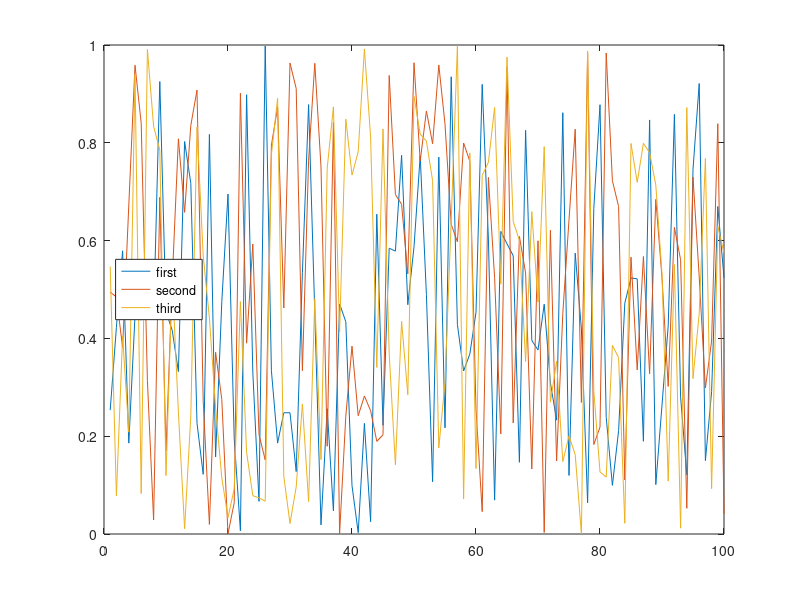

Write MATLAB code to recreate this figure.
function result = test_legend_010
result = false;
a = figure;
plot(rand(100,3));
legend('first','second','third','location','west');
drawnow;
close(a);
result = true;
